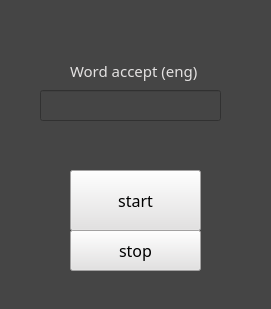
<?xml version="1.0" encoding="UTF-8"?>
<ui version="4.0">
 <class>Form</class>
 <widget class="QWidget" name="Form">
  <property name="geometry">
   <rect>
    <x>0</x>
    <y>0</y>
    <width>271</width>
    <height>309</height>
   </rect>
  </property>
  <property name="font">
   <font>
    <family>Yu Gothic Medium</family>
   </font>
  </property>
  <property name="windowTitle">
   <string>Accepter</string>
  </property>
  <property name="windowIcon">
   <iconset theme="D:\PM\AAMM\Acceptimage.ico"/>
  </property>
  <property name="styleSheet">
   <string notr="true">QWidget{
	background:#454545
}
QPushButton {
	background:#e3e1e1;
	font-size:16px
}
QLineEdit{
	color:#e3e1e1;
	text-align:right
}
QLabel{
	color:#e3e1e1;
	text-align:right;
	font-size:15px
}
</string>
  </property>
  <widget class="QPushButton" name="pushButton">
   <property name="geometry">
    <rect>
     <x>70</x>
     <y>170</y>
     <width>131</width>
     <height>61</height>
    </rect>
   </property>
   <property name="text">
    <string>start</string>
   </property>
  </widget>
  <widget class="QPushButton" name="pushButton_2">
   <property name="geometry">
    <rect>
     <x>70</x>
     <y>230</y>
     <width>131</width>
     <height>41</height>
    </rect>
   </property>
   <property name="text">
    <string>stop</string>
   </property>
  </widget>
  <widget class="QLineEdit" name="lineEdit">
   <property name="geometry">
    <rect>
     <x>40</x>
     <y>90</y>
     <width>181</width>
     <height>31</height>
    </rect>
   </property>
   <property name="text">
    <string/>
   </property>
  </widget>
  <widget class="QLabel" name="label">
   <property name="geometry">
    <rect>
     <x>70</x>
     <y>60</y>
     <width>141</width>
     <height>21</height>
    </rect>
   </property>
   <property name="text">
    <string>Word accept (eng)</string>
   </property>
  </widget>
 </widget>
 <resources/>
 <connections/>
</ui>
